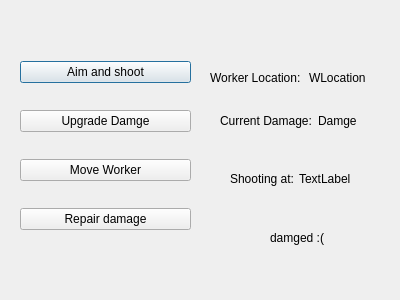
<?xml version="1.0" encoding="UTF-8"?>
<ui version="4.0">
 <class>Dialog</class>
 <widget class="QDialog" name="Dialog">
  <property name="geometry">
   <rect>
    <x>0</x>
    <y>0</y>
    <width>400</width>
    <height>300</height>
   </rect>
  </property>
  <property name="windowTitle">
   <string>Dialog</string>
  </property>
  <widget class="QLabel" name="repaired">
   <property name="geometry">
    <rect>
     <x>270</x>
     <y>230</y>
     <width>81</width>
     <height>16</height>
    </rect>
   </property>
   <property name="text">
    <string>damged :(</string>
   </property>
  </widget>
  <widget class="QWidget" name="">
   <property name="geometry">
    <rect>
     <x>20</x>
     <y>40</y>
     <width>171</width>
     <height>211</height>
    </rect>
   </property>
   <layout class="QVBoxLayout" name="verticalLayout">
    <item>
     <widget class="QPushButton" name="Aim">
      <property name="text">
       <string>Aim and shoot</string>
      </property>
     </widget>
    </item>
    <item>
     <widget class="QPushButton" name="UpgDam">
      <property name="text">
       <string>Upgrade Damge</string>
      </property>
     </widget>
    </item>
    <item>
     <widget class="QPushButton" name="moveWorker">
      <property name="text">
       <string>Move Worker</string>
      </property>
     </widget>
    </item>
    <item>
     <widget class="QPushButton" name="repairStructcher">
      <property name="text">
       <string>Repair damage</string>
      </property>
     </widget>
    </item>
   </layout>
  </widget>
  <widget class="QWidget" name="">
   <property name="geometry">
    <rect>
     <x>230</x>
     <y>170</y>
     <width>121</width>
     <height>18</height>
    </rect>
   </property>
   <layout class="QHBoxLayout" name="horizontalLayout">
    <item>
     <widget class="QLabel" name="label_5">
      <property name="text">
       <string>Shooting at:</string>
      </property>
     </widget>
    </item>
    <item>
     <widget class="QLabel" name="shooting">
      <property name="text">
       <string>TextLabel</string>
      </property>
     </widget>
    </item>
   </layout>
  </widget>
  <widget class="QWidget" name="">
   <property name="geometry">
    <rect>
     <x>220</x>
     <y>110</y>
     <width>171</width>
     <height>21</height>
    </rect>
   </property>
   <layout class="QHBoxLayout" name="horizontalLayout_2">
    <item>
     <widget class="QLabel" name="label_3">
      <property name="text">
       <string>Current Damage:</string>
      </property>
     </widget>
    </item>
    <item>
     <widget class="QLabel" name="damage">
      <property name="text">
       <string>Damge</string>
      </property>
     </widget>
    </item>
   </layout>
  </widget>
  <widget class="QWidget" name="">
   <property name="geometry">
    <rect>
     <x>210</x>
     <y>70</y>
     <width>191</width>
     <height>16</height>
    </rect>
   </property>
   <layout class="QHBoxLayout" name="horizontalLayout_3">
    <item>
     <widget class="QLabel" name="label">
      <property name="text">
       <string>Worker Location:</string>
      </property>
     </widget>
    </item>
    <item>
     <widget class="QLabel" name="location">
      <property name="text">
       <string>WLocation</string>
      </property>
     </widget>
    </item>
   </layout>
  </widget>
 </widget>
 <resources/>
 <connections/>
</ui>
